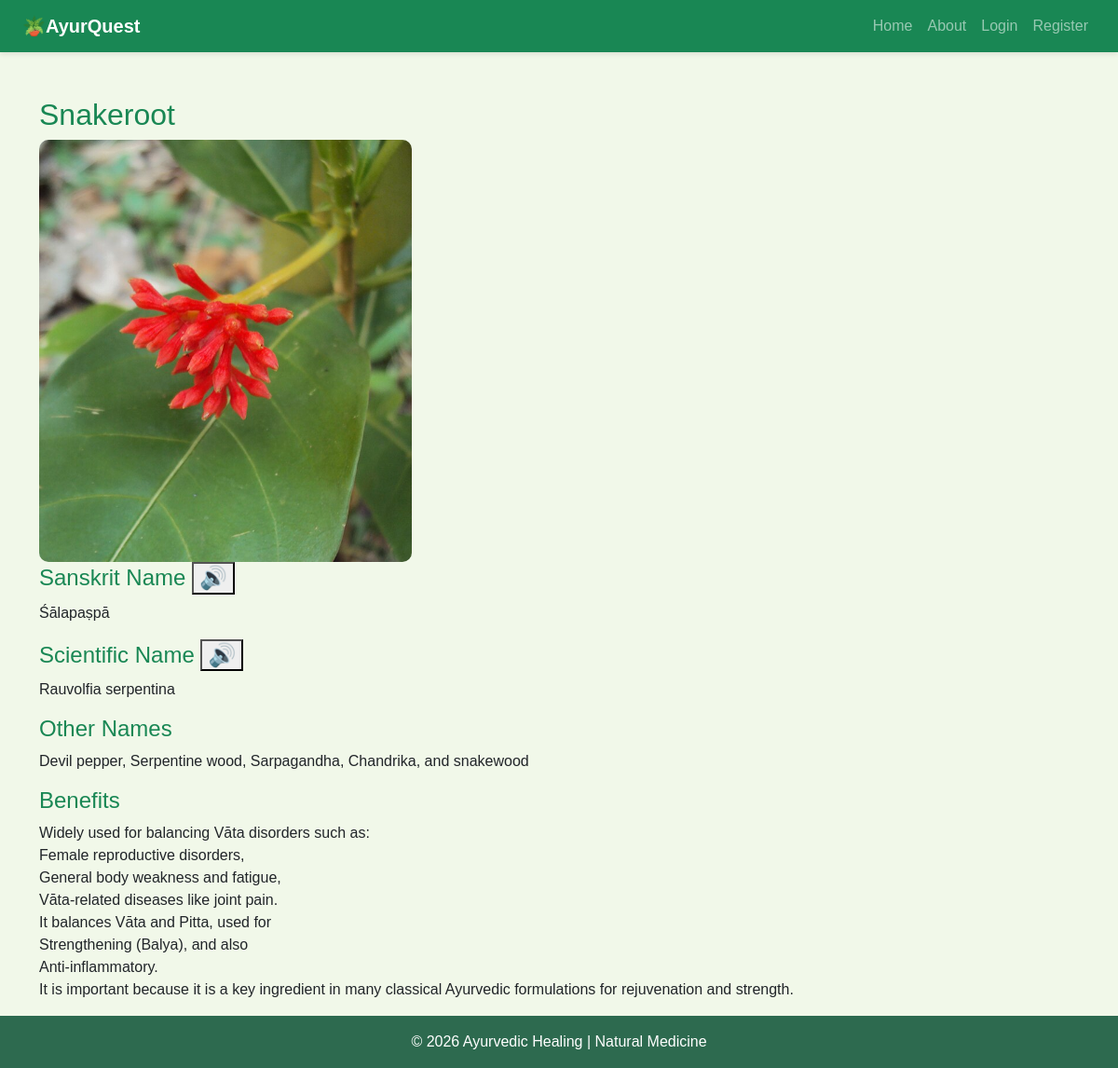
The app's page /plant_details.php?id=1 with its own data.
### tables this page shows
CREATE TABLE `medicinal_plants` (
  `id` int(11) NOT NULL,
  `plant_name` varchar(100) NOT NULL,
  `sanskrit_name` varchar(100) DEFAULT NULL,
  `scientific_name` varchar(150) DEFAULT NULL,
  `other_names` varchar(200) DEFAULT NULL,
  `benefits` text DEFAULT NULL,
  `image` varchar(255) DEFAULT NULL
);

### plant_details.php (the view, shortened to what this page needs)
<?php
include 'includes/db.php';
include 'includes/header.php';
$id = $_GET['id'];
$query = "SELECT * FROM medicinal_plants WHERE id=$id";
$result = mysqli_query($conn,$query);
$row = mysqli_fetch_assoc($result);
?>
<div class="container mt-5">
<h2 class="text-success"><?php echo $row['plant_name']; ?></h2>
<img src="images/<?php echo $row['image']; ?>" style="width:100%; max-width:400px; height:auto; object-fit:cover;">
<h4 class="text-success">Sanskrit Name
  <button onclick="speakText('<?php echo $row['sanskrit_name']; ?>')">🔊</button>
</h4>
<p><?php echo $row['sanskrit_name']; ?></p>
<h4 class="text-success">Scientific Name
  <button onclick="speakText('<?php echo $row['scientific_name']; ?>')">🔊</button>
</h4>
<p><?php echo $row['scientific_name']; ?></p>
<h4 class="text-success">Other Names</h4>
<p><?php echo $row['other_names']; ?></p>
<h4 class="text-success">Benefits</h4>
<p><?php echo nl2br($row['benefits']); ?></p>
</div>
<?php include 'includes/footer.php'; ?>

### css/style.css (style rules this page uses)
body { background:#f1f8e9; font-family: Arial, Helvetica, sans-serif; margin:0; padding:0; }
img { max-width:100%; border-radius:10px; }
h4 { color:#2e7d32; }

### records on screen
medicinal_plants: plant_name "Snakeroot", sanskrit_name "Śālapaṣpā", scientific_name "Rauvolfia serpentina", other_names "Devil pepper, Serpentine wood, Sarpagandha, Chandrika, and snakewood", benefits "Widely used for balancing Vāta disorders such as: Female reproductive disorders, General body weakness and fatigue, Vāta-related diseases like joint pain. It balances Vāta and Pitta, used for Strengthening (Balya), and also Anti-inflammatory. It is important because it is a key ingredient in many classical Ayurvedic formulations for rejuvenation and strength."
